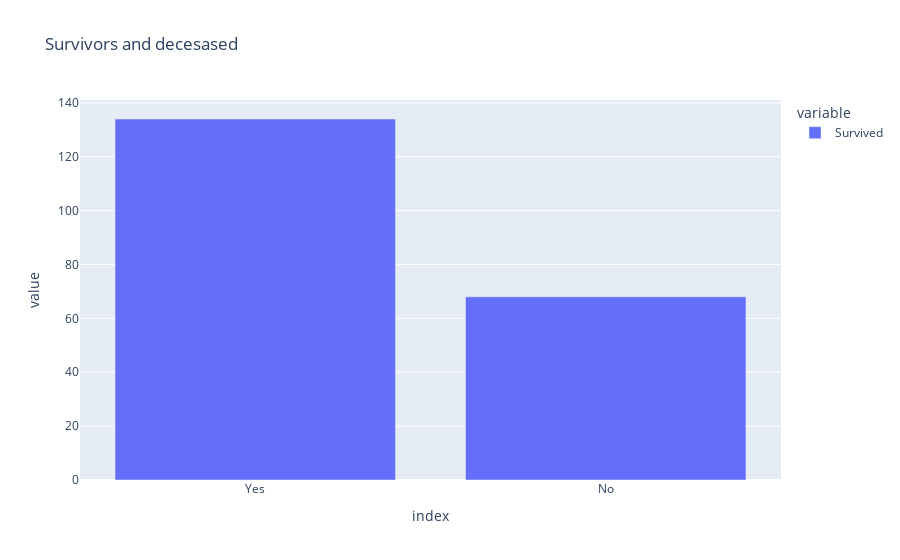

This figure's notebook cell:
### Code cell
plotly.create_bar_plot(data_frame= data, hover_name= labels,title= 'Survivors and decesased')

### Figure 1 — Plotly figure (JSON) as saved in the notebook; plotly's stock layout.template omitted (floating-point values rounded to 4 significant figures)
{"data": [{"alignmentgroup": "True", "hovertemplate": "<b>%{hovertext}</b><br><br>variable=Survived<br>index=%{x}<br>value=%{y}<extra></extra>", "hovertext": ["Yes", "No"], "legendgroup": "Survived", "marker": {"color": "#636efa"}, "name": "Survived", "offsetgroup": "Survived", "orientation": "v", "showlegend": true, "textposition": "auto", "type": "bar", "x": ["Yes", "No"], "xaxis": "x", "y": [134, 68], "yaxis": "y"}], "layout": {"barmode": "relative", "legend": {"title": {"text": "variable"}, "tracegroupgap": 0}, "title": {"text": "Survivors and decesased"}, "xaxis": {"anchor": "y", "domain": [0, 1], "title": {"text": "index"}}, "yaxis": {"anchor": "x", "domain": [0, 1], "title": {"text": "value"}}}}
